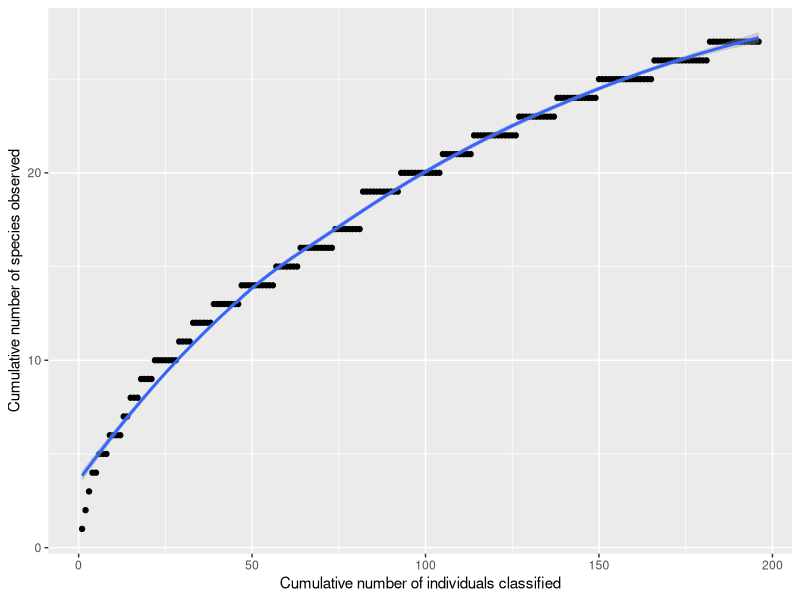

Recreate this plot in R.
## ---- chunk 1
#To make tables
library(kableExtra)
library(knitr)
#To manipulate and plot data
library(tidyverse)

example_data3=data.frame(
  number = c(1,2,3,4,5,6,7,8,9,10,11,12,13,14,15,16,17,18,19,20,21,22,23,24,25,26,27,28,29,30,31,32,33,34,35,36,37,38,39,40,41,42,43,44,45,46,47,48),
  name = c("RIGOA", "RIGOA", "RIGOA","RIGOA","RIGOA","Skittles","Skittles","Skittles","Skittles","Skittles","M&M","M&M","M&M","M&M","M&M","M&M","Mikes & Ike's","Mikes & Ike's","Mikes & Ike's","Mikes & Ike's","Mikes & Ike's","Gummy Bears","Gummy Bears","Gummy Bears","Gummy Bears","Gummy Bears","Gummy Bears","LEGO","LEGO","LEGO","LEGO","LEGO","LEGO","LEGO","Gumdrops","Gumdrops","Gumdrops","Gumdrops","Gumdrops","Fruit shaped gummies (gold)","MACROPHAGE","COKE BOTTLES","BLUE WHITE DROP","RED WHITE DROP","WATERMELON","RED GREEN FISH","KISSES","RED SNAKES"),
  characteristics = c("Maroon", "Yellow", "Translucent","Orange","Brown","Brown","Yellow","Red","Orange","Green","Brown","Red","Green","Blue","Orange","Yellow","Yellow","Pink","Red","Green","Orange","Pink","Red","Green","Orange","Yellow","Translucent yellow","Blue square","Blue rectangle","Green rectangle","Yellow square","Yellow rectangle","Pink square","Pink rectangle","Brownish purple","Red","Green","Orange","Yellow","Fruit shaped gummies (gold)","MACROPHAGE","COKE BOTTLES","BLUE WHITE DROP","RED WHITE DROP","WATERMELON","RED GREEN FISH","KISSES","RED SNAKES"),
  occurences = c(2,1,2,1,1,37,35,43,37,45,30,28,24,39,65,32,45,44,41,39,30,17,11,17,15,17,14,1,3,2,1,4,1,6,3,7,5,5,4,2,6,3,2,1,1,1,16,13)
)

example_data3 %>% 
  kable("html") %>%
  kable_styling(bootstrap_options = "striped", font_size = 10, full_width = F)



## ---- chunk 2
example_data2 = data.frame(
  x = c(1,2,3,4,5,6,7,8,9,10,11,12,13,14,15,16,17,18,19,20,21,22,23,24,25,26,27,28,29,30,31,32,33,34,35,36,37,38,39,40,41,42,43,44,45,46,47,48,49,50,51,52,53,54,55,56,57,58,59,60,61,62,63,64,65,66,67,68,69,70,71,72,73,74,75,76,77,78,79,80,81,82,83,84,85,86,87,88,89,90,91,92,93,94,95,96,97,98,99,100,101,102,103,104,105,106,107,108,109,110,111,112,113,114,115,116,117,118,119,120,121,122,123,124,125,126,127,128,129,130,131,132,133,134,135,136,137,138,139,140,141,142,143,144,145,146,147,148,149,150,151,152,153,154,155,156,157,158,159,160,161,162,163,164,165,166,167,168,169,170,171,172,173,174,175,176,177,178,179,180,181,182,183,184,185,186,187,188,189,190,191,192,193,194,195,196),
  y = c(1,2,3,4,4,5,5,5,6,6,6,6,7,7,8,8,8,9,9,9,9,10,10,10,10,10,10,10,11,11,11,11,12,12,12,12,12,12,13,13,13,13,13,13,13,13,14,14,14,14,14,14,14,14,14,14,15,15,15,15,15,15,15,16,16,16,16,16,16,16,16,16,16,17,17,17,17,17,17,17,17,19,19,19,19,19,19,19,19,19,19,19,20,20,20,20,20,20,20,20,20,20,20,20,21,21,21,21,21,21,21,21,21,22,22,22,22,22,22,22,22,22,22,22,22,22,23,23,23,23,23,23,23,23,23,23,23,24,24,24,24,24,24,24,24,24,24,24,24,25,25,25,25,25,25,25,25,25,25,25,25,25,25,25,25,26,26,26,26,26,26,26,26,26,26,26,26,26,26,26,26,27,27,27,27,27,27,27,27,27,27,27,27,27,27,27)
)

ggplot(example_data2, aes(x=x, y=y)) +
  geom_point() +
  geom_smooth() +
  labs(x="Cumulative number of individuals classified", y="Cumulative number of species observed")
## ---- chunk 3
species1 = 2/(2+4+1)
species2 = 4/(2+4+1)
species3 = 1/(2+4+1)

1 / (species1^2 + species2^2 + species3^2)
## ---- chunk 4
D=
BigBallsGreen = 1/196
BigBallsBrown  = 1/196
BigBallsYellow = 1/196
MMBrown=15/196
MMRed=8/196
MMGreen=9/196
MMBlue=2/196
MMOrange=17/196
MMYellow=8/196
SkittlesBrown=9/196
SkittlesRed=10/196
SkittlesGreen=12/196
SkittlesBlue=10/196
SkittlesOrange=7/196
SkittlesYellow=7/196
MikesIkeYellow=10/196
MikesIkeRed=4/196
MikesIkeGreen=14/196
MikesIkeOrange=12/196
GummyBearsRed=9/196
GummyBearsYellow=10/196
GummyBearsGreen=7/196
BricksPink=2/196
BricksYellow=3/196
HersheyKiss=2/196
RedSnakes=1/196
Chocolate=5/196

1 / (BigBallsGreen^2 + BigBallsBrown^2 + BigBallsYellow^2+BricksPink^2+BricksYellow^2+Chocolate^2+GummyBearsGreen^2+GummyBearsRed^2+GummyBearsYellow^2+HersheyKiss^2+MikesIkeGreen^2+MikesIkeOrange^2+MikesIkeRed^2+MikesIkeYellow^2+MMBlue^2+MMBrown^2+MMGreen^2+MMOrange^2+MMRed^2+MMYellow^2+RedSnakes^2+SkittlesBlue^2+SkittlesBrown^2+SkittlesGreen^2+SkittlesOrange^2+SkittlesRed^2+SkittlesYellow^2)

## ---- chunk 5
RIGOAMaroon=2/799
RIGOAYellow=1/799
RIGOTranslucent=2/799
RIGOAOrange=1/799
RIGOABrown=1/799
SkittlesBrown2=37/799
SkittlesYellow2=35/799
SkittlesRed2=43/799
SkittlesOrange2=37/799
SkittlesGreen2=45/799
MMBrown=30/799
MMRed=28/799
MMGreen=24/799
MMBlue=39/799
MMOrange2=65/799
MMYellow=32/799
MIYellow=45/799
MIPik=44/799
MIRed=41/799
MIGreen=39/799
MIOrange=30/799
GBPink=17/799
GBRed=11/799
GBGreen=17/799
GBOrange=15/799
GBYellow=17/799
GBTranslucentYellow=14/799
LEGOBlueSquare=1/799
LEGOBlueRectangle=3/799
LEGOGreenRectangle=2/799
LEGOYellowSquare=1/799
LEGOYellowRectangle=4/799
LEGOPinkSquare=1/799
LEGOPinkRectange=6/799
GumdropBrownishPurple=3/799
GumdropsRed=7/799
GumdropsGreen=5/799
GumdropsOrange=5/799
GumdropsYellow=4/799
FruitShapeGumies=2/799
Macrophage=6/799
CokeBottle=3/799
BlueWhiteDrop=2/799
RedWhiteDrop=1/799
Watermelon=1/799
RedGreenFish=1/799
Kisses=16/799
RedSnakes=13/799

1/(RedSnakes^2+Kisses^2+RedGreenFish^2+Watermelon^2+RedWhiteDrop^2+BlueWhiteDrop^2+CokeBottle^2+Macrophage^2+FruitShapeGumies^2+GumdropsYellow^2+GumdropsOrange^2+GumdropsGreen^2+GumdropsRed^2+GumdropBrownishPurple^2+LEGOBlueRectangle^2+LEGOBlueSquare^2+LEGOGreenRectangle^2+LEGOPinkRectange^2+LEGOPinkSquare^2+LEGOPinkRectange^2+GBTranslucentYellow^2+GBYellow^2+GBOrange^2+GBGreen^2+GBRed^2+GBPink^2+MIOrange^2+MIGreen^2+MIRed^2+MIPik^2+MIYellow^2+MMOrange2^2+MMBlue^2+MMGreen^2+MMRed^2+MMBrown^2+SkittlesGreen2^2+SkittlesOrange2^2+SkittlesRed2^2+SkittlesYellow2^2+SkittlesBrown2^2+RIGOABrown^2+RIGOAOrange^2+RIGOTranslucent^2+RIGOAYellow^2+RIGOAMaroon^2)
## ---- chunk 6
3 + 1^2/(2*2)
## ---- chunk 7
27+4^2/(2*23)
## ---- chunk 8
48+9^2/(2*39)
## ---- chunk 9
library(vegan)

## ---- chunk 10
example_data1=data.frame(
  number = c(1,2,3,4,5,6,7,8,9,10,11,12,13,14,15,16,17,18,19,20,21,22,23,24,25,26,27),
  name = c("Big Balls", "Big Balls", "Big Balls","M&M","M&M","M&M","M&M","M&M","M&M","Skittles","Skittles","Skittles","Skittles","Skittles","Skittles","Mikes & Ike's","Mikes & Ike's","Mikes & Ike's","Mikes & Ike's","Gummy Bears","Gummy Bears","Gummy Bears","Bricks","Bricks","Hershey Kiss","Red Snakes","Chocolate"),
  characteristics = c("Green", "Brown", "Yellow","Brown","Red","Green","Blue","Orange","Yellow","Brown","Red","Green","Blue","Orange","Yellow","Yellow","Red","Green","Orange","Red","Yellow","Green","Pink","Yellow","None","None","None"),
  occurences = c(1,1,1,15,8,9,2,17,8,9,10,12,10,7,7,10,4,14,12,9,10,7,2,3,2,1,5)
)

example_data1 %>% 
  kable("html") %>%
  kable_styling(bootstrap_options = "striped", font_size = 10, full_width = F)


example_data1_diversity = 
  example_data1 %>% 
  select(number, occurences) %>% 
  spread(number, occurences)

diversity(example_data1_diversity, index="invsimpson")

specpool(example_data1_diversity)

## ---- chunk 11
example_data2_diversity = 
  example_data3 %>% 
  select(number, occurences) %>% 
  spread(number, occurences)
example_data2_diversity
diversity(example_data2_diversity, index="invsimpson")
specpool(example_data2_diversity)
